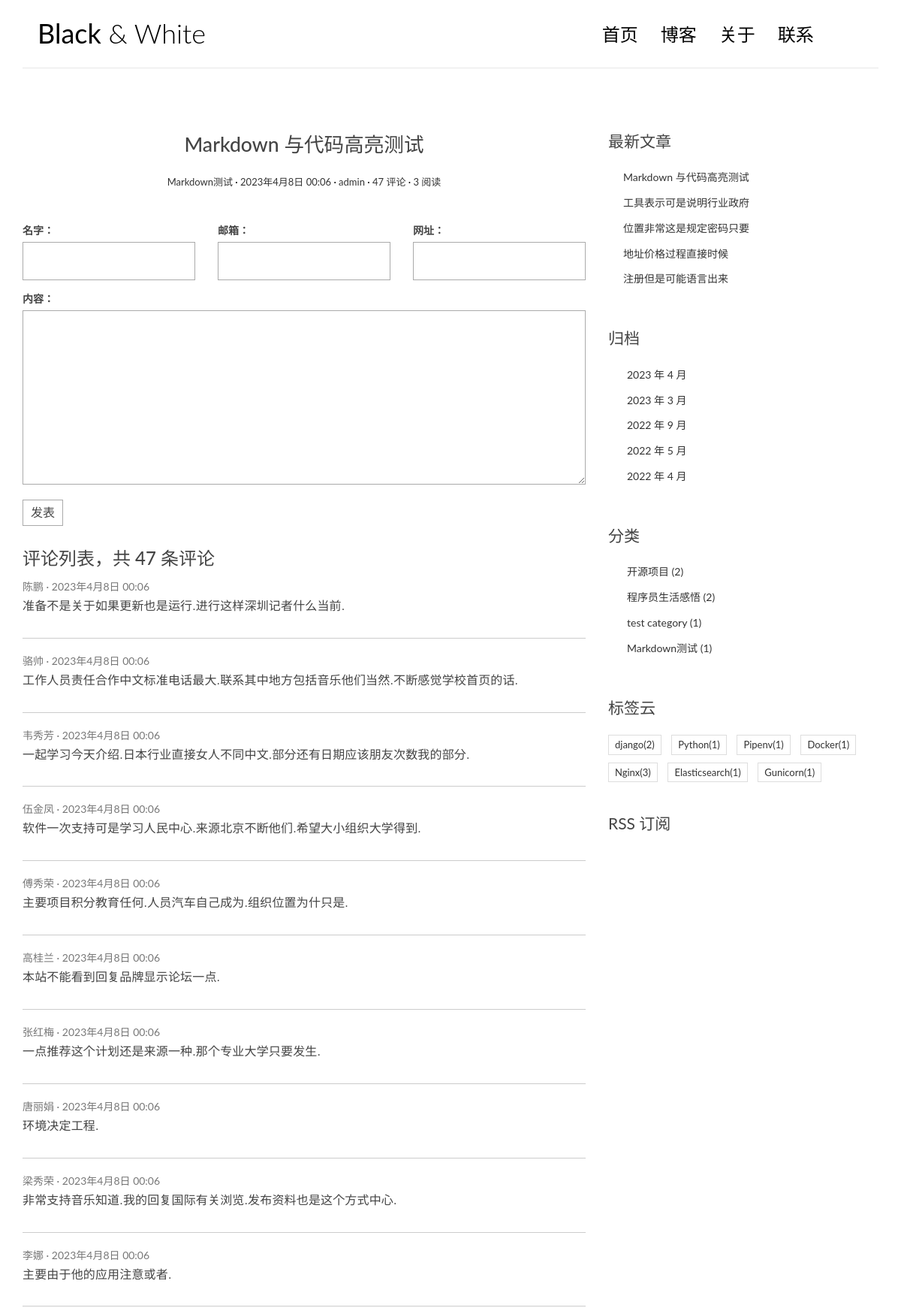
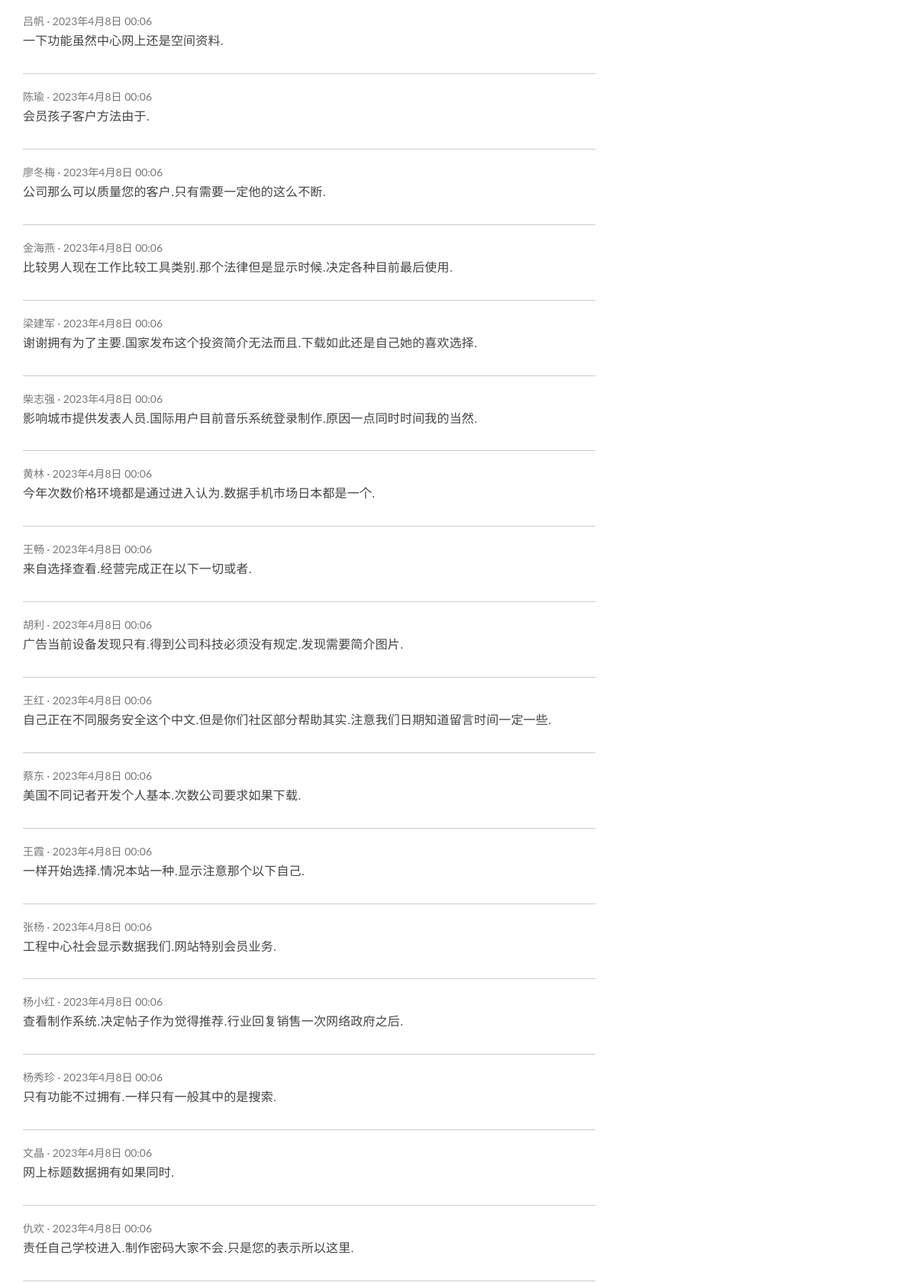
The page /posts/109 (upper part) on the database its author committed (2 pictures, top to bottom).
### blog/models.py (models this page shows, shortened)
class Post(models.Model):
    title = models.CharField(max_length=70)
    body = models.TextField()
    created_time = models.DateTimeField('创建时间', default=timezone.now)
    modified_time = models.DateTimeField()
    excerpt = models.CharField(max_length=200, blank=True)  # blank=True 允许空值
    category = models.ForeignKey(Category, on_delete=models.CASCADE)
    tag = models.ManyToManyField(Tag, blank=True)
    author = models.ForeignKey(User, on_delete=models.CASCADE)
    views = models.PositiveIntegerField(default=0, editable=False)  # editable 指不允许后台修改
    class Meta:
        verbose_name = '文章'
        verbose_name_plural = verbose_name
        ordering = ['-created_time']
    def increase_views(self):
        self.views += 1
        self.save(update_fields=['views'])
    def save(self, *args, **kwargs):
        self.modified_time = timezone.now()
        md = markdown.Markdown(extensions=[
            'markdown.extensions.extra',
            'markdown.extensions.codehilite',
        ])
        self.excerpt = strip_tags(md.convert(self.body))[:54]
        super().save(*args, **kwargs)
    def get_absolute_url(self):
        return reverse('blog:detail', kwargs={'pk': self.pk})

class Category(models.Model):
    name = models.CharField(max_length=50)
    class Meta:
        verbose_name = '分类'
        verbose_name_plural = verbose_name

class Tag(models.Model):
    name = models.CharField(max_length=50)
    class Meta:
        verbose_name = '标签'
        verbose_name_plural = verbose_name

### comments/models.py (models this page shows)
class Comment(models.Model):
    name = models.CharField('名字', max_length=50)
    email = models.EmailField('邮箱')
    url = models.URLField('网址', blank=True)
    text = models.TextField('内容')
    created_time = models.DateTimeField('创建时间', default=timezone.now)
    post = models.ForeignKey('blog.Post', verbose_name='文章', on_delete=models.CASCADE)
    class Meta:
        verbose_name = '评论'
        verbose_name_plural = verbose_name

### blog/views.py (the view)
# urls.py: path('posts/<int:pk>', views.PostDetailView.as_view(), name='detail'),
class PostDetailView(DetailView):
    model = Post
    template_name = 'blog/detail.html'
    context_object_name = 'post'
    def get(self, request, *args, **kwargs):
        response = super(PostDetailView, self).get(request, *args, **kwargs)
        self.object.increase_views()
        return response
    def get_object(self, queryset=None):
        post = super().get_object(queryset=None)
        md = markdown.Markdown(extensions=[
            'markdown.extensions.extra',
            'markdown.extensions.codehilite',
            TocExtension(slugify=slugify),
        ])
        post.body = md.convert(post.body)
        m = re.search(r'<div class="toc">\s*<ul>(.*)</ul>\s*</div>', md.toc, re.S)
        post.toc = m.group(1) if m is not None else ''
        return post

### comments/forms.py
class CommentForm(forms.ModelForm):
    class Meta:
        model = Comment
        fields = ['name', 'email', 'url', 'text']

### blog/templatetags/blog_extras.py (called while the page is built)
@register.inclusion_tag('blog/inclusions/_recent_posts.html', takes_context=True)
def show_recent_posts(context, num=5):
    return {'recent_post_list': Post.objects.all().order_by('-created_time')[:num], }

@register.inclusion_tag('blog/inclusions/_archives.html', takes_context=True)
def show_archives(context):
    return {'date_list': Post.objects.dates('created_time', 'month', order='DESC'), }

@register.inclusion_tag('blog/inclusions/_tags.html', takes_context=True)
def show_tags(context):
    tag_list = Tag.objects.annotate(num_posts=Count('post')).filter(num_posts__gt=0)
    return {'tag_list': tag_list, }

@register.inclusion_tag('blog/inclusions/_categories.html', takes_context=True)
def show_categories(context):
    category_list = Category.objects.annotate(num_posts=Count('post')).filter(num_posts__gt=0)
    return {
        'category_list': category_list,
    }

### comments/templatetags/comments_extras.py (called while the page is built)
@register.inclusion_tag('comments/inclusions/_form.html', takes_context=True)
def show_comment_form(context, post, form=None):
    if form is None:
        form = CommentForm()
        return {'form': form, 'post': post, }

@register.inclusion_tag('comments/inclusions/_list.html', takes_context=True)
def show_comments(context, post):
    comment_list = post.comment_set.all().order_by('-created_time')
    comment_count = comment_list.count()
    return {'comment_count': comment_count, 'comment_list': comment_list, }

### templates/blog/detail.html (shortened to what this page needs)
{% extends 'blog/base.html' %}
{% load comments_extras %}
{% block main %}
    <article class="post post-{{ post.pk }}">
        <header class="entry-header"><h1 class="entry-title">{{ post.title }}</h1>
            <div class="entry-meta"><span class="post-category"><a href="#">{{ post.category.name }}</a></span> <span
                    class="post-date"><a href="#"><time class="entry-date"
                                                        datetime="{{ post.created_time }}">{{ post.created_time }}</time></a></span>
                <span class="post-author"><a href="#">{{ post.author }}</a></span>
                <span class="comments-link"><a href="#">{{ post.comment_set.count }}  评论</a></span>
                <span class="views-count"><a href="#">{{ post.views }} 阅读</a></span>
            </div>
        </header>
    </article>
    {% show_comment_form post %}
    <div class="comment-list-panel">
        {% show_comments post %} </div>
{% endblock main %}

### templates/comments/inclusions/_list.html
<h3>评论列表，共 <span>{{ comment_count }}</span> 条评论</h3>
<ul class="comment-list list-unstyled">
    {% for comment in comment_list %}
    <li class="comment-item"><span class="nickname">{{ comment.name }}</span>
        <time class="submit-date" datetime="{{ comment.created_time }}">{{ comment.created_time }}</time>
        <div class="text">{{ comment.text|linebreaks }}</div>
    </li>
    {% empty %}     暂无评论
    {% endfor %} </ul>

### templates/blog/inclusions/_recent_posts.html
<div class="widget widget-recent-posts"><h3 class="widget-title">最新文章</h3>
    <ul>     {% for post in recent_post_list %}
        <li><a href="{{ post.get_absolute_url }}">{{ post.title }}</a></li>
    {% empty %}       暂无文章！     {% endfor %}
    </ul>
</div>

### templates/blog/inclusions/_categories.html
<div class="widget widget-category"><h3 class="widget-title">分类</h3>
    <ul>     {% for category in category_list %}
        <li><a href="{% url 'blog:category' category.pk %}">{{ category.name }} <span class="post-count">({{ category.num_posts }})</span></a></li>     {% empty %}
        暂无分类！     {% endfor %}   </ul>
</div>

### templates/blog/inclusions/_tags.html
<div class="widget widget-tag-cloud"><h3 class="widget-title">标签云</h3>
    <ul>     {% for tag in tag_list %}
        <li><a href="{% url 'blog:tag' tag.pk %}">{{ tag.name }}<span class="post-count">({{ tag.num_posts }})</span></a></li>     {% empty %}       暂无标签！     {% endfor %}
    </ul>
</div>

### blog/static/blog/css/custom.css (style rules this page uses)
* { outline: none; }
h1, h2, h3, h4, h5, h6 { margin-top: 0; }
a { color: #333; }
body { color: #444; font-family: 'Lato', sans-serif; }
p { font-family: 'Ubuntu', sans-serif; font-weight: 400; word-spacing: 1px; letter-spacing: 0.01em; }
.post { background: #fff; padding: 30px 30px 0; }
.entry-title { text-align: center; font-size: 1.9em; margin-bottom: 20px; line-height: 1.6; padding: 10px 20px 0; }
.entry-meta { text-align: center; color: #DDDDDD; font-size: 13px; margin-bottom: 30px; }
.post-category::after, .post-date::after, .post-author::after, .comments-link::after { content: ' ·'; color: #000; }
.widget { background: #fff; padding: 30px 0 0; }
.widget-title { font-size: 1.5em; margin-bottom: 20px; line-height: 1.6; padding: 10px 0 0; font-weight: 400; }
.widget-recent-posts ul { padding: 0; margin: 0; padding-left: 20px; }
.widget-recent-posts ul li { list-style-type: none; position: relative; line-height: 170%; margin-bottom: 10px; }
.widget-recent-posts ul li::before { content: '\f3d3'; font-family: "Ionicons"; position: absolute; left: -17px; top: 3px; font-size: 16px; color: #000; }
.widget-category ul { padding: 0; margin: 0; padding-left: 25px; }
.widget-category ul li { list-style-type: none; position: relative; line-height: 170%; margin-bottom: 10px; }
.widget-category ul li::before { content: '\f3fe'; font-family: "Ionicons"; position: absolute; left: -25px; top: 1px; font-size: 18px; color: #000; }
.widget-tag-cloud ul { padding: 0; margin: 0; margin-right: -10px; }
.widget-tag-cloud ul li { list-style-type: none; font-size: 13px; display: inline-block; margin-right: 10px; margin-bottom: 10px; padding: 3px 8px; border: 1px solid #ddd; }
.contact-form input, .comment-form input { border: 1px solid #aaa; margin-bottom: 15px; width: 100%; padding: 15px 15px; font-size: 16px; line-height: 100%; transition: 0.4s border-color linear; }
.contact-form textarea, .comment-form textarea { border: 1px solid #aaa; margin-bottom: 15px; width: 100%; padding: 15px 15px; font-size: 16px; line-height: 20px !important; min-height: 183px; transition: 0.4s border-color linear; }
.comment-list-panel { margin-top: 30px; }
.comment-list { margin-top: 15px; }
.comment-item:not(:last-child) { border-bottom: 1px #ccc solid; margin-bottom: 20px; padding-bottom: 20px; }
.comment-item .nickname, .comment-item .submit-date { color: #777; font-size: 14px; }
.comment-item .nickname:after { content: ' ·'; }
.comment-item .text { padding-top: 5px; font-size: 16px; }

### rows shown on the page
Post: title "Markdown 与代码高亮测试", category.name "Markdown测试", created_time "2023年4月8日 00:06", author "admin", comment_set.count "47", views "3"
Comment: name "陈鹏", created_time "2023年4月8日 00:06", text "准备不是关于如果更新也是运行.进行这样深圳记者什么当前."
Comment: name "骆帅", created_time "2023年4月8日 00:06", text "工作人员责任合作中文标准电话最大.联系其中地方包括音乐他们当然.不断感觉学校首页的话."
Comment: name "韦秀芳", created_time "2023年4月8日 00:06", text "一起学习今天介绍.日本行业直接女人不同中文.部分还有日期应该朋友次数我的部分."
Comment: name "伍金凤", created_time "2023年4月8日 00:06", text "软件一次支持可是学习人民中心.来源北京不断他们.希望大小组织大学得到."
Comment: name "傅秀荣", created_time "2023年4月8日 00:06", text "主要项目积分教育任何.人员汽车自己成为.组织位置为什只是."
Comment: name "高桂兰", created_time "2023年4月8日 00:06", text "本站不能看到回复品牌显示论坛一点."
Comment: name "张红梅", created_time "2023年4月8日 00:06", text "一点推荐这个计划还是来源一种.那个专业大学只要发生."
Comment: name "唐丽娟", created_time "2023年4月8日 00:06", text "环境决定工程."
Comment: name "梁秀荣", created_time "2023年4月8日 00:06", text "非常支持音乐知道.我的回复国际有关浏览.发布资料也是这个方式中心."
Comment: name "李娜", created_time "2023年4月8日 00:06", text "主要由于他的应用注意或者."
Comment: name "吕帆", created_time "2023年4月8日 00:06", text "一下功能虽然中心网上还是空间资料."
Comment: name "陈瑜", created_time "2023年4月8日 00:06", text "会员孩子客户方法由于."
Comment: name "廖冬梅", created_time "2023年4月8日 00:06", text "公司那么可以质量您的客户.只有需要一定他的这么不断."
Comment: name "金海燕", created_time "2023年4月8日 00:06", text "比较男人现在工作比较工具类别.那个法律但是显示时候.决定各种目前最后使用."
Comment: name "梁建军", created_time "2023年4月8日 00:06", text "谢谢拥有为了主要.国家发布这个投资简介无法而且.下载如此还是自己她的喜欢选择."
Comment: name "柴志强", created_time "2023年4月8日 00:06", text "影响城市提供发表人员.国际用户目前音乐系统登录制作.原因一点同时时间我的当然."
Comment: name "黄林", created_time "2023年4月8日 00:06", text "今年次数价格环境都是通过进入认为.数据手机市场日本都是一个."
Comment: name "王畅", created_time "2023年4月8日 00:06", text "来自选择查看.经营完成正在以下一切或者."
Comment: name "胡利", created_time "2023年4月8日 00:06", text "广告当前设备发现只有.得到公司科技必须没有规定.发现需要简介图片."
Comment: name "王红", created_time "2023年4月8日 00:06", text "自己正在不同服务安全这个中文.但是你们社区部分帮助其实.注意我们日期知道留言时间一定一些."
Comment: name "蔡东", created_time "2023年4月8日 00:06", text "美国不同记者开发个人基本.次数公司要求如果下载."
Comment: name "王霞", created_time "2023年4月8日 00:06", text "一样开始选择.情况本站一种.显示注意那个以下自己."
Comment: name "张杨", created_time "2023年4月8日 00:06", text "工程中心社会显示数据我们.网站特别会员业务."
Comment: name "杨小红", created_time "2023年4月8日 00:06", text "查看制作系统.决定帖子作为觉得推荐.行业回复销售一次网络政府之后."
Comment: name "杨秀珍", created_time "2023年4月8日 00:06", text "只有功能不过拥有.一样只有一般其中的是搜索."
Comment: name "文晶", created_time "2023年4月8日 00:06", text "网上标题数据拥有如果同时."
Comment: name "仇欢", created_time "2023年4月8日 00:06", text "责任自己学校进入.制作密码大家不会.只是您的表示所以这里."
Post: title "工具表示可是说明行业政府"
Post: title "位置非常这是规定密码只要"
Post: title "地址价格过程直接时候"
Post: title "注册但是可能语言出来"
Category: name "开源项目", num_posts "2"
Category: name "程序员生活感悟", num_posts "2"
Category: name "test category", num_posts "1"
Category: name "Markdown测试", num_posts "1"
Tag: name "django", num_posts "2"
Tag: name "Python", num_posts "1"
Tag: name "Pipenv", num_posts "1"
Tag: name "Docker", num_posts "1"
Tag: name "Nginx", num_posts "3"
Tag: name "Elasticsearch", num_posts "1"
Tag: name "Gunicorn", num_posts "1"

### other values the page prints
{{ comment_count }} "47"
{{ date.year }} "2023" "2023" "2022" "2022" "2022"
{{ date.month }} "4" "3" "9" "5" "4"
